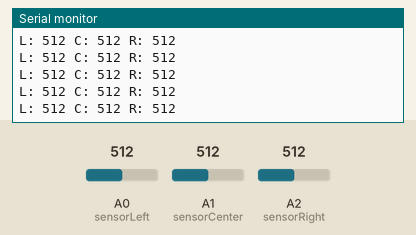
Simulated run of this sketch. Board: Arduino Uno, built with avr-gcc and run on an emulated ATmega328P. Parts: the last lines printed to the serial monitor. The test bench sets the inputs (shaded band); at power-on: A1 (sensorCenter) = 512, A0 (sensorLeft) = 512, A2 (sensorRight) = 512.

Above: at 7.2 s.
7.3 s: A1 (sensorCenter) set to 110
At 7.37 s:
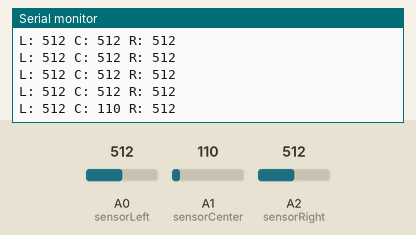
10.3 s: A1 (sensorCenter) set to 91
At 10.3 s:
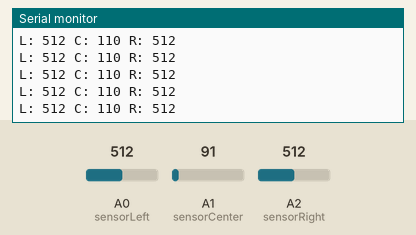
Timing chart, 0 to 12.8 s (numbered marks = the images above; inputs shaded):
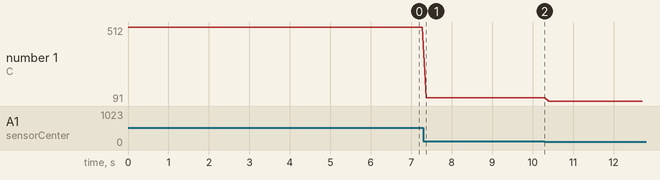

Measured:
- after the input at 7.3 s, the serial monitor: prints a new line after 0.07 s (image 1)
- plotted number 1: 512 → 110 after the input at 7.3 s, 110 → 91 after the input at 10.3 s

The sketch:

IR_CODE.ino
```cpp
// LED Sensor Line Follower - Threshold Based

const int sensorLeft = A0;
const int sensorCenter = A1;
const int sensorRight = A2;

const int threshold = 500;  // adjust based on testing

void setup() {
  Serial.begin(9600);
}

void loop() {
  int left = analogRead(sensorLeft);
  int center = analogRead(sensorCenter);
  int right = analogRead(sensorRight);

  // Optional: print to debug
  Serial.print("L: ");
  Serial.print(left);
  Serial.print(" C: ");
  Serial.print(center);
  Serial.print(" R: ");
  Serial.println(right);

  // Thresholding logic
  bool leftBlack = left < threshold;
  bool centerBlack = center < threshold;
  bool rightBlack = right < threshold;

  // if(centerBlack) go straight
  // if(leftBlack) turn left
  // if(rightBlack) turn right

  delay(100); // simple delay for stability
}
```
